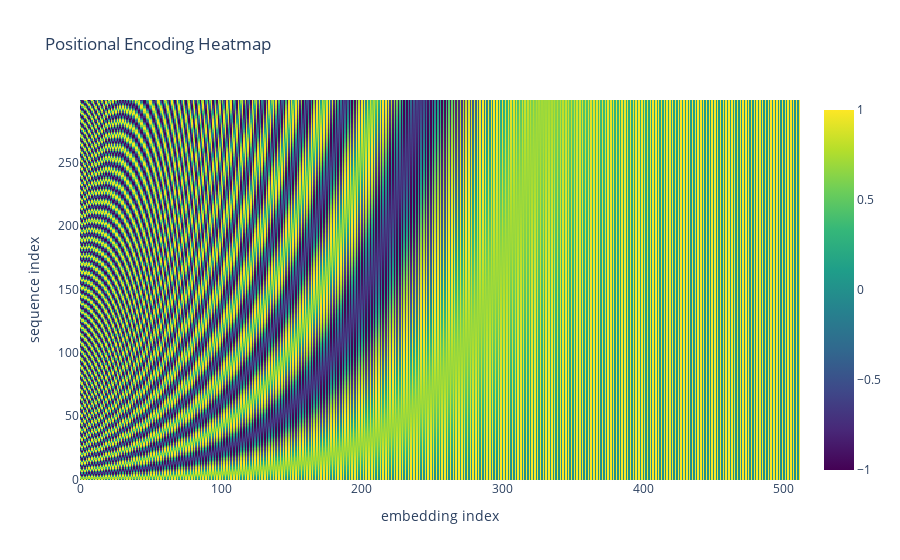

Notebook source saved alongside this figure:
### Code cell
positional_encoding = torch.zeros([300, 512])#, requires_grad=True)
position = torch.arange(0, 300).unsqueeze(1).float()
div_term = torch.exp(torch.arange(0, 512, 2).float() * -(math.log(10000.0) / 512))
positional_encoding[:, 0::2] = torch.sin(position * div_term)
positional_encoding[:, 1::2] = torch.cos(position * div_term)

pos_encoding_np = positional_encoding.detach().cpu().numpy()

fig = go.Figure(data=go.Heatmap(
    z=pos_encoding_np,
    colorscale='Viridis',
    showscale=True
))

fig.update_layout(
    title='Positional Encoding Heatmap',
    xaxis_title='embedding index',
    yaxis_title='sequence index'
)

fig.show()

### Figure 1 — Plotly figure (JSON) as saved in the notebook; plotly's stock layout.template omitted (floating-point values rounded to 4 significant figures; data arrays with more than 128 entries replaced by an {"elided": "..."} marker saying what was removed)
{"data": [{"colorscale": [[0, "#440154"], [0.1111, "#482878"], [0.2222, "#3e4989"], [0.3333, "#31688e"], [0.4444, "#26828e"], [0.5556, "#1f9e89"], [0.6667, "#35b779"], [0.7778, "#6ece58"], [0.8889, "#b5de2b"], [1, "#fde725"]], "showscale": true, "type": "heatmap", "z": {"elided": "300x512 float values"}}], "layout": {"title": {"text": "Positional Encoding Heatmap"}, "xaxis": {"title": {"text": "embedding index"}}, "yaxis": {"title": {"text": "sequence index"}}}}
